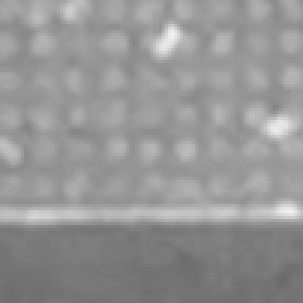
#> input picture Project6/data/Celegans_ModelGen/0/image_1051.png, 101 x 101 px, found by its file name (shown 3 times larger); its folder holds 4 pictures in this run
$ python train_worm_pipeline.py
#> lines starting #> are read from the running program, lines starting #| are printed output that depends on the picture; after the words box and inside, x2 and y2 are one past the last pixel; in counts of white or black regions, pixels touching at a corner belong together
# train_worm_pipeline.py
import os, sys, time, datetime, tkinter as tk
from tkinter import filedialog, messagebox
import numpy as np, cv2, matplotlib.pyplot as plt
from tqdm import tqdm
from joblib import dump
from sklearn.model_selection import train_test_split
from sklearn.preprocessing import StandardScaler
from sklearn.linear_model import SGDClassifier
from sklearn.metrics import accuracy_score, confusion_matrix, classification_report, log_loss

from skimage.feature import hog
from skimage.measure import regionprops, label
from skimage.morphology import skeletonize

# Optional: for report generation using docx
try:
    from docx import Document
    DOCX_AVAILABLE = True
except ImportError:
    DOCX_AVAILABLE = False

# ------------- Prompt for directories (using Tkinter) -------------
root = tk.Tk()
root.withdraw()
dataset_dir = filedialog.askdirectory(title="Select dataset folder (contains subfolders '0' and '1')")
#> the answer given: ../../../Project6/data/Celegans_ModelGen/0
if not dataset_dir:
    messagebox.showerror("Error", "Dataset folder not selected."); sys.exit(1)
models_base = filedialog.askdirectory(title="Select folder to store models and outputs")
#> the answer given: ../../../Project6/data/Celegans_ModelGen/0
#> in load_dataset, img is the input picture: shape (101, 101); min 106, max 242, mean 149
if not models_base:
    messagebox.showerror("Error", "Models folder not selected."); sys.exit(1)
os.makedirs(models_base, exist_ok=True)

# ------------- Preprocessing and Mask Creation -------------
def preprocess_and_mask(gray):
    # Apply median blur
    g = cv2.medianBlur(gray, 3)
    # Canny edge detection and blend with blurred image
    edges = cv2.Canny(g, 50, 150)
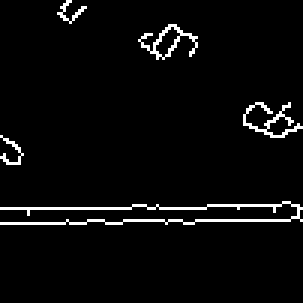
#> edges: shape (101, 101) (shown 3 times larger); 3.8% white in thin lines or dots, all inside (x1, y1, x2, y2) = (0, 0, 101, 75)
    blended = cv2.addWeighted(g, 0.8, edges, 0.2, 0)
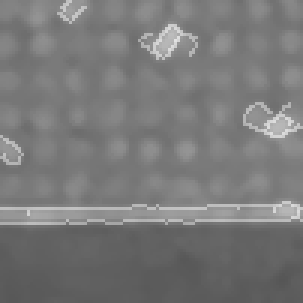
#> blended: shape (101, 101) (shown 3 times larger); min 86, max 226, mean 121.1
    # Otsu thresholding
    _, mask = cv2.threshold(blended, 0, 255, cv2.THRESH_BINARY + cv2.THRESH_OTSU)
#> mask: shape (101, 101); 8.5% white; 8 white regions (3 under 20 px), largest, box (x1, y1, x2, y2) and area: (0, 67, 101, 75) 511, (81, 34, 101, 47) 128, (46, 8, 66, 20) 107, (19, 0, 29, 8) 48, (0, 45, 8, 55) 46
    # Morphological open and close (1 iteration each)
    se1 = cv2.getStructuringElement(cv2.MORPH_ELLIPSE, (3, 3))
    mask = cv2.morphologyEx(mask, cv2.MORPH_OPEN, se1, iterations=1)
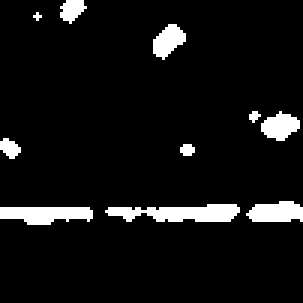
#> mask: shape (101, 101) (shown 3 times larger); 7% white; 10 white regions (3 under 20 px), largest, box (x1, y1, x2, y2) and area: (35, 68, 80, 74) 189, (0, 69, 31, 75) 143, (82, 67, 101, 74) 106
    se2 = cv2.getStructuringElement(cv2.MORPH_ELLIPSE, (5, 5))
    mask = cv2.morphologyEx(mask, cv2.MORPH_CLOSE, se2, iterations=1)
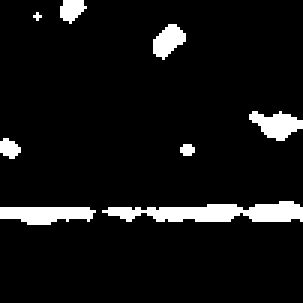
#> mask: shape (101, 101) (shown 3 times larger); 7.3% white; 8 white regions (2 under 20 px), largest, box (x1, y1, x2, y2) and area: (34, 67, 101, 74) 304, (0, 69, 32, 75) 146, (83, 37, 101, 47) 107, (51, 8, 62, 20) 81, (20, 0, 29, 8) 49, (0, 46, 7, 53) 34

    # Contour filtering: relaxed thresholds; keep regions with area >= 100 and eccentricity >= 0.7.
    bool_mask = mask > 0
    lbl = label(bool_mask)
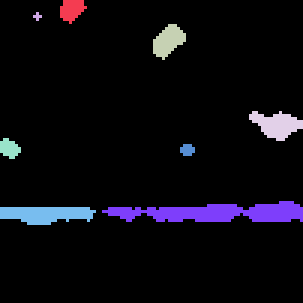
#> lbl: shape (101, 101) int32 (shown 3 times larger); 9 distinct labels, from 0 to 8; one colour per label, 0 black
    keep = np.zeros_like(mask, dtype=np.uint8)
    for r in regionprops(lbl):
        if r.area >= 100 and r.eccentricity >= 0.7:
            keep[lbl == r.label] = 255
#> this loop made 8 passes
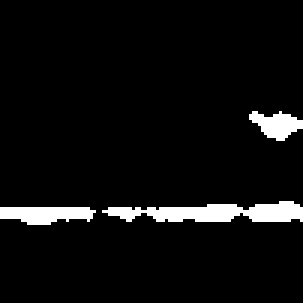
#> keep: shape (101, 101) (shown 3 times larger); 5.5% white; 3 white regions
    return keep

# ------------- Feature Extraction -------------
def extract_features(gray):
    mask = preprocess_and_mask(gray)
    if mask.sum() == 0:
        # Fallback: if mask is empty, use whole image (so features are non-zero)
        mask[:] = 255
    # Compute masked HOG: set background to 0
    masked = gray.copy()
    masked[mask==0] = 0
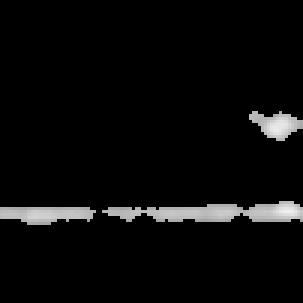
#> masked: shape (101, 101) (shown 3 times larger); min 0, max 241, mean 10.4
    hog_vec = hog(masked, orientations=12, pixels_per_cell=(8,8),
                  cells_per_block=(2,2), visualize=False, feature_vector=True).astype(np.float32)
#> hog_vec = 5808 values, max 0.576 at index 3726, min 0 at index 0, mean 0.0198

    # Extract shape features from the mask via regionprops on (mask > 0)
    props = regionprops((mask>0).astype(np.uint8))
#> props = 1 regions; box (x1, y1, x2, y2) and area: (0, 37, 101, 75) 557
    if props:
        rp = props[0]
        shape_feats = np.array([
            rp.area,
            rp.eccentricity,
            rp.solidity,
            rp.major_axis_length/(rp.minor_axis_length+1e-3)
        ], dtype=np.float32)
#> shape_feats = [557, 0.951, 0.231, 3.22]
    else:
        shape_feats = np.zeros(4, dtype=np.float32)
    return np.concatenate([hog_vec, shape_feats])

# ------------- Dataset Loader -------------
def load_dataset(dataset_dir, test_size=0.2, seed=42):
    X, y = [], []
    for label in [0, 1]:
        folder = os.path.join(dataset_dir, str(label))
        if not os.path.isdir(folder):
            print(f"Folder '{folder}' not found, skipping.")
            continue
        files = [f for f in os.listdir(folder) if f.lower().endswith(".png")]
        for f in tqdm(files, desc=f"Processing class {label}", unit="img"):
            img_path = os.path.join(folder, f)
            img = cv2.imread(img_path, cv2.IMREAD_GRAYSCALE)
            if img is None: continue
            feats = extract_features(img)
#> feats = 5812 values, max 557 at index 5808, min 0 at index 0, mean 0.116
            X.append(feats)
            y.append(label)
    X = np.array(X)
    y = np.array(y)
    return train_test_split(X, y, test_size=test_size, random_state=seed, stratify=y)

# ------------- Training function using partial_fit -------------
def train_logistic_regression(X_train, y_train, X_test, y_test, max_epochs=100):
    model = SGDClassifier(loss='log_loss', penalty='l2', max_iter=1, warm_start=True,
                           class_weight='balanced', random_state=42)
    train_losses, test_losses, train_accs, test_accs = [], [], [], []
    classes = np.unique(y_train)
    for epoch in range(1, max_epochs+1):
        t0 = time.time()
        model.partial_fit(X_train, y_train, classes=classes)
        # Get losses using predict_proba
        y_train_proba = model.predict_proba(X_train)
        loss_train = log_loss(y_train, y_train_proba)
        train_losses.append(loss_train)
        y_train_pred = model.predict(X_train)
        acc_train = accuracy_score(y_train, y_train_pred)
        train_accs.append(acc_train)
        y_test_proba = model.predict_proba(X_test)
        loss_test = log_loss(y_test, y_test_proba)
        test_losses.append(loss_test)
        y_test_pred = model.predict(X_test)
        acc_test = accuracy_score(y_test, y_test_pred)
        test_accs.append(acc_test)
        epoch_time = time.time() - t0
        print(f"Epoch {epoch:3d}/{max_epochs} - Train Loss: {loss_train:.4f}, Train Acc: {acc_train:.4f} | "
              f"Test Loss: {loss_test:.4f}, Test Acc: {acc_test:.4f} | Time: {epoch_time:.2f}s")
    return model, (train_losses, test_losses, train_accs, test_accs)

# ------------- Main -----------------
def main():
    print("Loading dataset...")
    X_train, X_test, y_train, y_test = load_dataset(dataset_dir, test_size=0.2, seed=42)
    print(f"Dataset loaded: Train samples: {len(X_train)}, Test samples: {len(X_test)}")
    print(f"Feature shape: {X_train.shape} (each sample has {X_train.shape[1]} features)")
#| Feature shape: (3, 5812) (each sample has 5812 features)

    # Save a note on input image size (assume all images are same size)
    sample_img = cv2.imread(os.path.join(dataset_dir, "0", os.listdir(os.path.join(dataset_dir, "0"))[0]), cv2.IMREAD_GRAYSCALE)
    img_size = sample_img.shape  if sample_img is not None else "Unknown"
#> img_size = (101, 101)

    # Scale features
    from sklearn.preprocessing import StandardScaler
    scaler = StandardScaler()
    X_train = scaler.fit_transform(X_train)
    X_test  = scaler.transform(X_test)

    print("Training logistic regression using partial_fit...")
    t0 = time.time()
    model, history = train_logistic_regression(X_train, y_train, X_test, y_test, max_epochs=100)
    train_time = time.time() - t0

    y_test_pred = model.predict(X_test)
    acc = accuracy_score(y_test, y_test_pred)
    cm = confusion_matrix(y_test, y_test_pred)
    cr = classification_report(y_test, y_test_pred, digits=4)
    print("Final Test Accuracy:", acc)

    # Save training curves
    epochs = range(1, 101)
    train_losses, test_losses, train_accs, test_accs = history
    plt.figure()
    plt.plot(epochs, train_losses, label="Train Loss")
    plt.plot(epochs, test_losses, label="Test Loss")
    plt.xlabel("Epoch")
    plt.ylabel("Loss")
    plt.title("Train vs Test Loss")
    plt.legend()
    loss_path = "training_loss_curve.png"
    plt.savefig(loss_path); plt.close()

    plt.figure()
    plt.plot(epochs, train_accs, label="Train Acc")
    plt.plot(epochs, test_accs, label="Test Acc")
    plt.xlabel("Epoch")
    plt.ylabel("Accuracy")
    plt.title("Train vs Test Accuracy")
    plt.legend()
    acc_path = "training_accuracy_curve.png"
    plt.savefig(acc_path); plt.close()

    # Plot confusion matrix as a heatmap
    plt.figure()
    plt.imshow(cm, interpolation="nearest", cmap=plt.cm.Blues)
    plt.title("Confusion Matrix")
    plt.colorbar()
    tick_marks = np.arange(2)
    plt.xticks(tick_marks, ["0", "1"])
    plt.yticks(tick_marks, ["0", "1"])
    for i in range(2):
        for j in range(2):
            plt.text(j, i, format(cm[i,j], "d"),
                     horizontalalignment="center",
                     color="white" if cm[i,j] > cm.max()/2.0 else "black")
    plt.ylabel("True label"); plt.xlabel("Predicted label")
    plt.tight_layout()
    cm_path = "confusion_matrix.png"
    plt.savefig(cm_path); plt.close()

    # ---------------- Create output folder ---------------- #
    stamp = datetime.datetime.now().strftime("%m%d")
    folder_name = f"worm_{acc*100:.2f}_{stamp}"
    out_folder = os.path.join(models_base, folder_name)
    os.makedirs(out_folder, exist_ok=True)
    dump(model, os.path.join(out_folder, "trained_model.joblib"))
    os.rename(loss_path, os.path.join(out_folder, "training_loss_curve.png"))
    os.rename(acc_path, os.path.join(out_folder, "training_accuracy_curve.png"))
    os.rename(cm_path, os.path.join(out_folder, "confusion_matrix.png"))

    # ---------------- Generate documentation ---------------- #
    if DOCX_AVAILABLE:
        doc = Document()
        doc.add_heading("Worm Classification Training Report", 0)
        table = doc.add_table(rows=0, cols=2)
        table.style = 'Light List'

        r = table.add_row().cells
        r[0].text = "Visual Verification of Input Data"
        r[1].text = "[Insert notes on visual inspection of sample images here]"

        r = table.add_row().cells
        r[0].text = "Data Splits (Train / Test)"
        r[1].text = f"Train: {len(X_train)}, Test: {len(X_test)} (20% test)"

        r = table.add_row().cells
        r[0].text = "Input Image Size"
        r[1].text = str(img_size)

        r = table.add_row().cells
        r[0].text = "Image Preprocessing"
        r[1].text = ("Median blur, Canny edge + blend, Otsu threshold, morph open/close (1,1), "
                     "contour filtering (area>=100, ecc>=0.7, fallback to whole image)")

        r = table.add_row().cells
        r[0].text = "Logistic Regression Parameters"
        r[1].text = "SGDClassifier(loss='log_loss', penalty='l2', class_weight='balanced')"

        r = table.add_row().cells
        r[0].text = "Optimizer and Training"
        r[1].text = "SGD partial_fit over 100 epochs"

        r = table.add_row().cells
        r[0].text = "Confusion Matrix (Test)"
        r[1].text = str(cm)

        r = table.add_row().cells
        r[0].text = "Execution Times"
        r[1].text = f"Training time: {train_time:.2f} sec"

        doc.save(os.path.join(out_folder, "training_report.docx"))
        print("Training report saved to:", os.path.join(out_folder, "training_report.docx"))
    else:
        rep_file = os.path.join(out_folder, "training_report.txt")
        with open(rep_file, "w", encoding="utf-8") as f:
            f.write("Worm Classification Training Report\n")
            f.write("====================================\n\n")
            f.write("A) Training Information\n")
            f.write("i. Visual Verification of Input Data: [placeholder]\n")
            f.write(f"ii. Data Splits: Train {len(X_train)}, Test {len(X_test)} (20% test)\n")
            f.write(f"iii. Input Image Size: {img_size}\n")
            f.write("iv. Image Preprocessing: Median blur, Canny blend, Otsu threshold, morph (1,1), contour filter, fallback\n")
            f.write("v. Logistic Regression Parameters: SGDClassifier(loss='log_loss', penalty='l2', class_weight='balanced')\n")
            f.write("vi. Optimizer: SGD partial_fit, 100 epochs\n\n")
            f.write("B) Confusion Matrix:\n" + str(cm) + "\n\n")
            f.write("C) Training Time:\n" + f"{train_time:.2f} seconds" + "\n\n")
            f.write("Classification Report:\n" + cr + "\n")
        print("Training report saved to:", rep_file)

    print("All outputs saved in folder:", out_folder)

if __name__ == "__main__":
#> (the run stopped early here; a loop or call above may not have finished)
